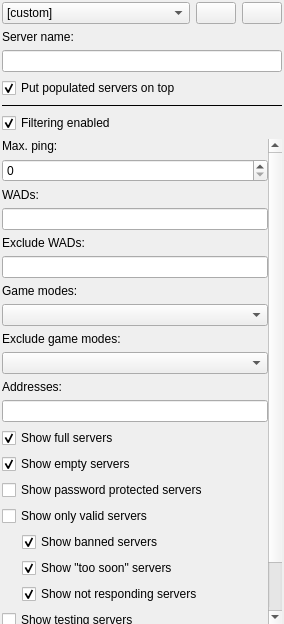
<?xml version="1.0" encoding="UTF-8"?>
<ui version="4.0">
 <class>ServerFilterDock</class>
 <widget class="QDockWidget" name="ServerFilterDock">
  <property name="geometry">
   <rect>
    <x>0</x>
    <y>0</y>
    <width>284</width>
    <height>624</height>
   </rect>
  </property>
  <property name="sizePolicy">
   <sizepolicy hsizetype="Maximum" vsizetype="Maximum">
    <horstretch>0</horstretch>
    <verstretch>0</verstretch>
   </sizepolicy>
  </property>
  <property name="minimumSize">
   <size>
    <width>284</width>
    <height>307</height>
   </size>
  </property>
  <property name="windowTitle">
   <string>Server filter</string>
  </property>
  <widget class="QWidget" name="dockWidgetContents">
   <layout class="QVBoxLayout" name="verticalLayout_2">
    <property name="leftMargin">
     <number>2</number>
    </property>
    <property name="topMargin">
     <number>2</number>
    </property>
    <property name="rightMargin">
     <number>2</number>
    </property>
    <property name="bottomMargin">
     <number>0</number>
    </property>
    <item>
     <layout class="QHBoxLayout" name="horizontalLayout">
      <item>
       <widget class="QComboBox" name="cboServerFilterPresets">
        <property name="duplicatesEnabled">
         <bool>true</bool>
        </property>
        <item>
         <property name="text">
          <string>[custom]</string>
         </property>
        </item>
       </widget>
      </item>
      <item>
       <widget class="QPushButton" name="btnSavePreset">
        <property name="sizePolicy">
         <sizepolicy hsizetype="Maximum" vsizetype="Fixed">
          <horstretch>0</horstretch>
          <verstretch>0</verstretch>
         </sizepolicy>
        </property>
        <property name="toolTip">
         <string>Save the current server filter as a preset.</string>
        </property>
        <property name="icon">
         <iconset resource="../../../media/resources.qrc">
          <normaloff>:/icons/diskette.png</normaloff>:/icons/diskette.png</iconset>
        </property>
       </widget>
      </item>
      <item>
       <widget class="QPushButton" name="btnRemovePreset">
        <property name="sizePolicy">
         <sizepolicy hsizetype="Maximum" vsizetype="Fixed">
          <horstretch>0</horstretch>
          <verstretch>0</verstretch>
         </sizepolicy>
        </property>
        <property name="toolTip">
         <string>Remove the server filter preset.</string>
        </property>
        <property name="icon">
         <iconset resource="../../../media/resources.qrc">
          <normaloff>:/icons/x.png</normaloff>:/icons/x.png</iconset>
        </property>
       </widget>
      </item>
     </layout>
    </item>
    <item>
     <widget class="QLabel" name="label">
      <property name="text">
       <string>Server name:</string>
      </property>
     </widget>
    </item>
    <item>
     <widget class="QLineEdit" name="leServerName">
      <property name="minimumSize">
       <size>
        <width>150</width>
        <height>0</height>
       </size>
      </property>
     </widget>
    </item>
    <item>
     <widget class="QCheckBox" name="cbGroupServersWithPlayersAtTop">
      <property name="text">
       <string>Put populated servers on top</string>
      </property>
      <property name="checked">
       <bool>true</bool>
      </property>
     </widget>
    </item>
    <item>
     <widget class="Line" name="line">
      <property name="frameShadow">
       <enum>QFrame::Plain</enum>
      </property>
      <property name="orientation">
       <enum>Qt::Horizontal</enum>
      </property>
     </widget>
    </item>
    <item>
     <widget class="QCheckBox" name="cbFilteringEnabled">
      <property name="text">
       <string>Filtering enabled</string>
      </property>
      <property name="checked">
       <bool>true</bool>
      </property>
     </widget>
    </item>
    <item>
     <widget class="QScrollArea" name="scrollArea">
      <property name="sizePolicy">
       <sizepolicy hsizetype="Minimum" vsizetype="Expanding">
        <horstretch>0</horstretch>
        <verstretch>0</verstretch>
       </sizepolicy>
      </property>
      <property name="minimumSize">
       <size>
        <width>220</width>
        <height>0</height>
       </size>
      </property>
      <property name="frameShape">
       <enum>QFrame::NoFrame</enum>
      </property>
      <property name="widgetResizable">
       <bool>true</bool>
      </property>
      <widget class="QWidget" name="scrollAreaWidgetContents">
       <property name="geometry">
        <rect>
         <x>0</x>
         <y>0</y>
         <width>266</width>
         <height>616</height>
        </rect>
       </property>
       <layout class="QVBoxLayout" name="verticalLayout_3">
        <property name="leftMargin">
         <number>0</number>
        </property>
        <property name="topMargin">
         <number>0</number>
        </property>
        <property name="rightMargin">
         <number>0</number>
        </property>
        <property name="bottomMargin">
         <number>2</number>
        </property>
        <item>
         <widget class="QLabel" name="label_2">
          <property name="text">
           <string>Max. ping:</string>
          </property>
         </widget>
        </item>
        <item>
         <widget class="QSpinBox" name="spinMaxPing">
          <property name="toolTip">
           <string>Set '0' to disable.</string>
          </property>
          <property name="correctionMode">
           <enum>QAbstractSpinBox::CorrectToNearestValue</enum>
          </property>
          <property name="maximum">
           <number>9999</number>
          </property>
          <property name="singleStep">
           <number>10</number>
          </property>
         </widget>
        </item>
        <item>
         <widget class="QLabel" name="label_3">
          <property name="text">
           <string>WADs:</string>
          </property>
         </widget>
        </item>
        <item>
         <widget class="QLineEdit" name="leWads">
          <property name="toolTip">
           <string>Use ',' (a comma) to separate multiple WADs.</string>
          </property>
         </widget>
        </item>
        <item>
         <widget class="QLabel" name="label_5">
          <property name="text">
           <string>Exclude WADs:</string>
          </property>
         </widget>
        </item>
        <item>
         <widget class="QLineEdit" name="leExcludeWads">
          <property name="toolTip">
           <string>Servers with WADs on this list won't be displayed. Use ',' (a comma) to separate multiple wads.</string>
          </property>
         </widget>
        </item>
        <item>
         <widget class="QLabel" name="label_4">
          <property name="text">
           <string>Game modes:</string>
          </property>
         </widget>
        </item>
        <item>
         <widget class="MultiComboBox" name="cboGameMode"/>
        </item>
        <item>
         <widget class="QLabel" name="label_6">
          <property name="text">
           <string>Exclude game modes:</string>
          </property>
         </widget>
        </item>
        <item>
         <widget class="MultiComboBox" name="cboExcludeGameMode">
          <property name="toolTip">
           <string>Selected game modes won't appear on the server list.</string>
          </property>
         </widget>
        </item>
        <item>
         <widget class="QLabel" name="label_7">
          <property name="text">
           <string>Addresses:</string>
          </property>
         </widget>
        </item>
        <item>
         <widget class="QLineEdit" name="leAddresses">
          <property name="toolTip">
           <string>&lt;html&gt;&lt;head/&gt;&lt;body&gt;&lt;p&gt;Only servers that match these addresses will be displayed. Multiple addresses can be separated by commas (&lt;span style=&quot; font-weight:600;&quot;&gt;,&lt;/span&gt;). Subnets are supported by using the &lt;span style=&quot; font-weight:600;&quot;&gt;ADDR/N&lt;/span&gt; format where &lt;span style=&quot; font-weight:600;&quot;&gt;N&lt;/span&gt; can be a subnet mask or a numerical value for the subnet mask. For IPv4 the subnet can also be specified by omitting the octets. &lt;span style=&quot; font-weight:600;&quot;&gt;192.168.0&lt;/span&gt;, &lt;span style=&quot; font-weight:600;&quot;&gt;192.168.0.0/24&lt;/span&gt; and &lt;span style=&quot; font-weight:600;&quot;&gt;192.168.0.0/255.255.255.0&lt;/span&gt; are all the same.&lt;/p&gt;&lt;/body&gt;&lt;/html&gt;</string>
          </property>
         </widget>
        </item>
        <item>
         <widget class="QCheckBox" name="cbShowFull">
          <property name="text">
           <string>Show full servers</string>
          </property>
          <property name="checked">
           <bool>true</bool>
          </property>
         </widget>
        </item>
        <item>
         <widget class="QCheckBox" name="cbShowEmpty">
          <property name="text">
           <string>Show empty servers</string>
          </property>
          <property name="checked">
           <bool>true</bool>
          </property>
         </widget>
        </item>
        <item>
         <widget class="QCheckBox" name="cbShowLockedServers">
          <property name="text">
           <string>Show password protected servers</string>
          </property>
          <property name="tristate">
           <bool>true</bool>
          </property>
         </widget>
        </item>
        <item>
         <widget class="QCheckBox" name="cbShowOnlyValid">
          <property name="text">
           <string>Show only valid servers</string>
          </property>
         </widget>
        </item>
        <item>
         <widget class="QWidget" name="validServersGranularArea" native="true">
          <layout class="QVBoxLayout" name="verticalLayout">
           <property name="leftMargin">
            <number>20</number>
           </property>
           <property name="topMargin">
            <number>0</number>
           </property>
           <property name="rightMargin">
            <number>0</number>
           </property>
           <property name="bottomMargin">
            <number>0</number>
           </property>
           <item>
            <widget class="QCheckBox" name="cbShowBannedServers">
             <property name="toolTip">
              <string>Show the servers you were banned from.</string>
             </property>
             <property name="text">
              <string>Show banned servers</string>
             </property>
             <property name="checked">
              <bool>true</bool>
             </property>
            </widget>
           </item>
           <item>
            <widget class="QCheckBox" name="cbShowTooSoonServers">
             <property name="toolTip">
              <string>Show the &quot;Refreshed too soon&quot; servers.</string>
             </property>
             <property name="text">
              <string>Show &quot;too soon&quot; servers</string>
             </property>
             <property name="checked">
              <bool>true</bool>
             </property>
            </widget>
           </item>
           <item>
            <widget class="QCheckBox" name="cbShowNotRespondingServers">
             <property name="toolTip">
              <string>&lt;p&gt;Show the servers that didn't respond at all or returned a bad response.&lt;/p&gt;</string>
             </property>
             <property name="text">
              <string>Show not responding servers</string>
             </property>
             <property name="checked">
              <bool>true</bool>
             </property>
            </widget>
           </item>
          </layout>
         </widget>
        </item>
        <item>
         <widget class="QCheckBox" name="cbShowTestingServers">
          <property name="text">
           <string>Show testing servers</string>
          </property>
          <property name="tristate">
           <bool>true</bool>
          </property>
         </widget>
        </item>
        <item>
         <spacer name="horizontalSpacer">
          <property name="orientation">
           <enum>Qt::Horizontal</enum>
          </property>
          <property name="sizeHint" stdset="0">
           <size>
            <width>40</width>
            <height>20</height>
           </size>
          </property>
         </spacer>
        </item>
        <item>
         <widget class="QPushButton" name="btnClear">
          <property name="text">
           <string>Reset filter</string>
          </property>
         </widget>
        </item>
        <item>
         <spacer name="verticalSpacer">
          <property name="orientation">
           <enum>Qt::Vertical</enum>
          </property>
          <property name="sizeHint" stdset="0">
           <size>
            <width>20</width>
            <height>40</height>
           </size>
          </property>
         </spacer>
        </item>
       </layout>
      </widget>
     </widget>
    </item>
   </layout>
  </widget>
 </widget>
 <customwidgets>
  <customwidget>
   <class>MultiComboBox</class>
   <extends>QComboBox</extends>
   <header>gui/widgets/multicombobox.h</header>
   <slots>
    <signal>valueChanged()</signal>
   </slots>
  </customwidget>
 </customwidgets>
 <resources>
  <include location="../../../media/resources.qrc"/>
 </resources>
 <connections>
  <connection>
   <sender>btnClear</sender>
   <signal>clicked()</signal>
   <receiver>ServerFilterDock</receiver>
   <slot>clear()</slot>
   <hints>
    <hint type="sourcelabel">
     <x>98</x>
     <y>782</y>
    </hint>
    <hint type="destinationlabel">
     <x>101</x>
     <y>210</y>
    </hint>
   </hints>
  </connection>
  <connection>
   <sender>leServerName</sender>
   <signal>textChanged(QString)</signal>
   <receiver>ServerFilterDock</receiver>
   <slot>emitUpdated()</slot>
   <hints>
    <hint type="sourcelabel">
     <x>47</x>
     <y>101</y>
    </hint>
    <hint type="destinationlabel">
     <x>38</x>
     <y>392</y>
    </hint>
   </hints>
  </connection>
  <connection>
   <sender>spinMaxPing</sender>
   <signal>editingFinished()</signal>
   <receiver>ServerFilterDock</receiver>
   <slot>emitUpdated()</slot>
   <hints>
    <hint type="sourcelabel">
     <x>96</x>
     <y>223</y>
    </hint>
    <hint type="destinationlabel">
     <x>61</x>
     <y>404</y>
    </hint>
   </hints>
  </connection>
  <connection>
   <sender>leWads</sender>
   <signal>textEdited(QString)</signal>
   <receiver>ServerFilterDock</receiver>
   <slot>emitUpdated()</slot>
   <hints>
    <hint type="sourcelabel">
     <x>120</x>
     <y>277</y>
    </hint>
    <hint type="destinationlabel">
     <x>72</x>
     <y>393</y>
    </hint>
   </hints>
  </connection>
  <connection>
   <sender>cbShowFull</sender>
   <signal>clicked()</signal>
   <receiver>ServerFilterDock</receiver>
   <slot>emitUpdated()</slot>
   <hints>
    <hint type="sourcelabel">
     <x>70</x>
     <y>522</y>
    </hint>
    <hint type="destinationlabel">
     <x>159</x>
     <y>400</y>
    </hint>
   </hints>
  </connection>
  <connection>
   <sender>cbShowEmpty</sender>
   <signal>clicked()</signal>
   <receiver>ServerFilterDock</receiver>
   <slot>emitUpdated()</slot>
   <hints>
    <hint type="sourcelabel">
     <x>44</x>
     <y>551</y>
    </hint>
    <hint type="destinationlabel">
     <x>133</x>
     <y>411</y>
    </hint>
   </hints>
  </connection>
  <connection>
   <sender>cbShowOnlyValid</sender>
   <signal>clicked()</signal>
   <receiver>ServerFilterDock</receiver>
   <slot>emitUpdated()</slot>
   <hints>
    <hint type="sourcelabel">
     <x>48</x>
     <y>609</y>
    </hint>
    <hint type="destinationlabel">
     <x>138</x>
     <y>384</y>
    </hint>
   </hints>
  </connection>
  <connection>
   <sender>cboGameMode</sender>
   <signal>valueChanged()</signal>
   <receiver>ServerFilterDock</receiver>
   <slot>emitUpdated()</slot>
   <hints>
    <hint type="sourcelabel">
     <x>55</x>
     <y>385</y>
    </hint>
    <hint type="destinationlabel">
     <x>99</x>
     <y>417</y>
    </hint>
   </hints>
  </connection>
  <connection>
   <sender>ServerFilterDock</sender>
   <signal>visibilityChanged(bool)</signal>
   <receiver>leServerName</receiver>
   <slot>setFocus()</slot>
   <hints>
    <hint type="sourcelabel">
     <x>101</x>
     <y>210</y>
    </hint>
    <hint type="destinationlabel">
     <x>101</x>
     <y>101</y>
    </hint>
   </hints>
  </connection>
  <connection>
   <sender>leExcludeWads</sender>
   <signal>textEdited(QString)</signal>
   <receiver>ServerFilterDock</receiver>
   <slot>emitUpdated()</slot>
   <hints>
    <hint type="sourcelabel">
     <x>98</x>
     <y>331</y>
    </hint>
    <hint type="destinationlabel">
     <x>101</x>
     <y>218</y>
    </hint>
   </hints>
  </connection>
  <connection>
   <sender>cboExcludeGameMode</sender>
   <signal>valueChanged()</signal>
   <receiver>ServerFilterDock</receiver>
   <slot>emitUpdated()</slot>
   <hints>
    <hint type="sourcelabel">
     <x>98</x>
     <y>439</y>
    </hint>
    <hint type="destinationlabel">
     <x>101</x>
     <y>218</y>
    </hint>
   </hints>
  </connection>
  <connection>
   <sender>cbFilteringEnabled</sender>
   <signal>clicked()</signal>
   <receiver>ServerFilterDock</receiver>
   <slot>emitUpdated()</slot>
   <hints>
    <hint type="sourcelabel">
     <x>166</x>
     <y>168</y>
    </hint>
    <hint type="destinationlabel">
     <x>164</x>
     <y>282</y>
    </hint>
   </hints>
  </connection>
  <connection>
   <sender>cbShowTestingServers</sender>
   <signal>clicked()</signal>
   <receiver>ServerFilterDock</receiver>
   <slot>emitUpdated()</slot>
   <hints>
    <hint type="sourcelabel">
     <x>163</x>
     <y>725</y>
    </hint>
    <hint type="destinationlabel">
     <x>243</x>
     <y>444</y>
    </hint>
   </hints>
  </connection>
  <connection>
   <sender>cbShowLockedServers</sender>
   <signal>clicked()</signal>
   <receiver>ServerFilterDock</receiver>
   <slot>emitUpdated()</slot>
   <hints>
    <hint type="sourcelabel">
     <x>119</x>
     <y>580</y>
    </hint>
    <hint type="destinationlabel">
     <x>120</x>
     <y>282</y>
    </hint>
   </hints>
  </connection>
  <connection>
   <sender>cbShowBannedServers</sender>
   <signal>clicked()</signal>
   <receiver>ServerFilterDock</receiver>
   <slot>emitUpdated()</slot>
   <hints>
    <hint type="sourcelabel">
     <x>267</x>
     <y>638</y>
    </hint>
    <hint type="destinationlabel">
     <x>334</x>
     <y>630</y>
    </hint>
   </hints>
  </connection>
  <connection>
   <sender>cbShowTooSoonServers</sender>
   <signal>clicked()</signal>
   <receiver>ServerFilterDock</receiver>
   <slot>emitUpdated()</slot>
   <hints>
    <hint type="sourcelabel">
     <x>267</x>
     <y>667</y>
    </hint>
    <hint type="destinationlabel">
     <x>336</x>
     <y>662</y>
    </hint>
   </hints>
  </connection>
  <connection>
   <sender>cbShowNotRespondingServers</sender>
   <signal>clicked()</signal>
   <receiver>ServerFilterDock</receiver>
   <slot>emitUpdated()</slot>
   <hints>
    <hint type="sourcelabel">
     <x>267</x>
     <y>696</y>
    </hint>
    <hint type="destinationlabel">
     <x>334</x>
     <y>690</y>
    </hint>
   </hints>
  </connection>
  <connection>
   <sender>cbShowOnlyValid</sender>
   <signal>toggled(bool)</signal>
   <receiver>validServersGranularArea</receiver>
   <slot>setDisabled(bool)</slot>
   <hints>
    <hint type="sourcelabel">
     <x>225</x>
     <y>609</y>
    </hint>
    <hint type="destinationlabel">
     <x>15</x>
     <y>696</y>
    </hint>
   </hints>
  </connection>
  <connection>
   <sender>btnSavePreset</sender>
   <signal>clicked()</signal>
   <receiver>ServerFilterDock</receiver>
   <slot>saveFilterAsPreset()</slot>
   <hints>
    <hint type="sourcelabel">
     <x>246</x>
     <y>45</y>
    </hint>
    <hint type="destinationlabel">
     <x>141</x>
     <y>311</y>
    </hint>
   </hints>
  </connection>
  <connection>
   <sender>btnRemovePreset</sender>
   <signal>clicked()</signal>
   <receiver>ServerFilterDock</receiver>
   <slot>removeFilterPreset()</slot>
   <hints>
    <hint type="sourcelabel">
     <x>280</x>
     <y>45</y>
    </hint>
    <hint type="destinationlabel">
     <x>141</x>
     <y>311</y>
    </hint>
   </hints>
  </connection>
  <connection>
   <sender>cbGroupServersWithPlayersAtTop</sender>
   <signal>clicked()</signal>
   <receiver>ServerFilterDock</receiver>
   <slot>emitUpdated()</slot>
   <hints>
    <hint type="sourcelabel">
     <x>141</x>
     <y>130</y>
    </hint>
    <hint type="destinationlabel">
     <x>141</x>
     <y>311</y>
    </hint>
   </hints>
  </connection>
  <connection>
   <sender>cboServerFilterPresets</sender>
   <signal>currentIndexChanged(int)</signal>
   <receiver>ServerFilterDock</receiver>
   <slot>selectFilterPreset(int)</slot>
   <hints>
    <hint type="sourcelabel">
     <x>111</x>
     <y>44</y>
    </hint>
    <hint type="destinationlabel">
     <x>122</x>
     <y>71</y>
    </hint>
   </hints>
  </connection>
  <connection>
   <sender>leAddresses</sender>
   <signal>textEdited(QString)</signal>
   <receiver>ServerFilterDock</receiver>
   <slot>emitUpdated()</slot>
   <hints>
    <hint type="sourcelabel">
     <x>134</x>
     <y>481</y>
    </hint>
    <hint type="destinationlabel">
     <x>141</x>
     <y>311</y>
    </hint>
   </hints>
  </connection>
 </connections>
 <slots>
  <slot>emitUpdated()</slot>
  <slot>clear()</slot>
  <slot>emitUpdated(QString)</slot>
  <slot>enableFilter()</slot>
  <slot>saveFilterAsPreset()</slot>
  <slot>removeFilterPreset()</slot>
  <slot>selectFilterPreset(int)</slot>
 </slots>
</ui>
